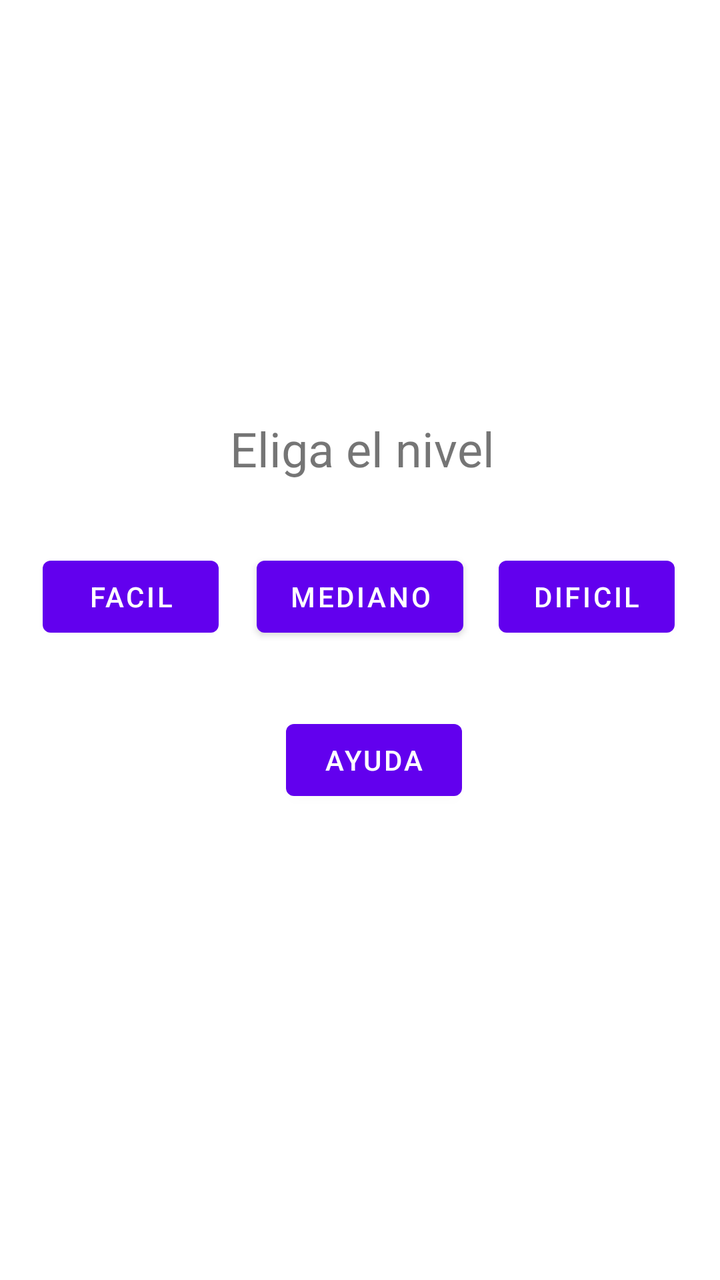
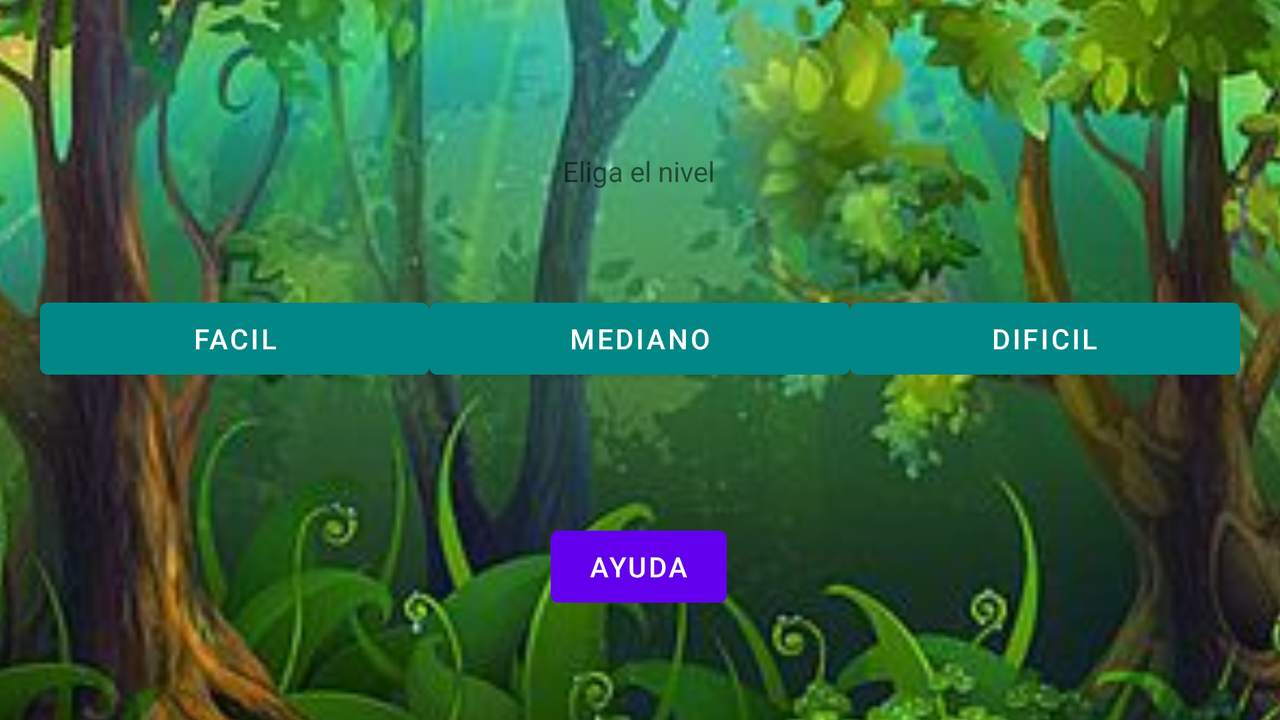

Compare how this app lays out the same screen by default and in its alternative resource folder. The renders come first, then the two layout files and the values they reference.
<!-- AndroidManifest.xml: application theme Theme.PersistenciaHilosySonidos -->
<!-- res/layout/activity_main.xml -->
<?xml version="1.0" encoding="utf-8"?>
<androidx.constraintlayout.widget.ConstraintLayout xmlns:android="http://schemas.android.com/apk/res/android"
    xmlns:app="http://schemas.android.com/apk/res-auto"
    xmlns:tools="http://schemas.android.com/tools"
    android:layout_width="match_parent"
    android:layout_height="match_parent"
    tools:context=".MainActivity">

    <ImageView
        android:id="@+id/imageView2"
        android:layout_width="527dp"
        android:layout_height="934dp"
        android:layout_marginBottom="4dp"
        app:layout_constraintBottom_toBottomOf="parent"
        app:layout_constraintEnd_toEndOf="parent"
        app:layout_constraintHorizontal_bias="0.335"
        app:layout_constraintStart_toStartOf="parent"
        app:srcCompat="@drawable/img_inicio" />

    <TextView
        android:id="@+id/textView2"
        android:layout_width="wrap_content"
        android:layout_height="wrap_content"
        android:layout_marginStart="12dp"
        android:layout_marginTop="208dp"
        android:text="@string/elija_el_nivel"
        android:textSize="24dp"
        app:layout_constraintBottom_toTopOf="@+id/button8"
        app:layout_constraintEnd_toEndOf="parent"

        app:layout_constraintHorizontal_bias="0.477"
        app:layout_constraintStart_toStartOf="parent"
        app:layout_constraintTop_toTopOf="parent"
        app:layout_constraintVertical_bias="0.0" />

    <Button
        android:id="@+id/button"
        android:layout_width="wrap_content"
        android:layout_height="wrap_content"
        android:layout_marginEnd="5dp"
        android:text="@string/dificil"
        app:layout_constraintBaseline_toBaselineOf="@+id/button7"
        app:layout_constraintEnd_toEndOf="parent"
        app:layout_constraintStart_toEndOf="@+id/button7" />

    <Button
        android:id="@+id/button2"
        android:layout_width="wrap_content"
        android:layout_height="wrap_content"
        android:layout_marginStart="3dp"
        android:layout_marginEnd="1dp"
        android:text="@string/facil"
        app:layout_constraintBaseline_toBaselineOf="@+id/button7"
        app:layout_constraintEnd_toStartOf="@+id/button7"
        app:layout_constraintStart_toStartOf="parent" />

    <Button
        android:id="@+id/button7"
        android:layout_width="wrap_content"
        android:layout_height="wrap_content"
        android:text="@string/mediano"
        app:layout_constraintBottom_toTopOf="@+id/button8"
        app:layout_constraintEnd_toEndOf="parent"
        app:layout_constraintHorizontal_bias="0.5"
        app:layout_constraintStart_toStartOf="parent"
        app:layout_constraintTop_toBottomOf="@+id/textView2" />

    <Button
        android:id="@+id/button8"
        android:layout_width="wrap_content"
        android:layout_height="wrap_content"
        android:layout_marginStart="12dp"
        android:layout_marginBottom="236dp"
        android:onClick="siguientePantalla"
        android:text="@string/ayuda"
        app:layout_constraintBottom_toBottomOf="parent"
        app:layout_constraintEnd_toEndOf="parent"
        app:layout_constraintHorizontal_bias="0.504"
        app:layout_constraintStart_toStartOf="parent"
        tools:ignore="UsingOnClickInXml" />

</androidx.constraintlayout.widget.ConstraintLayout>
<!-- resources referenced by this layout -->
<resources>
  <string name="ayuda">Ayuda</string>
  <string name="dificil">Dificil</string>
  <string name="elija_el_nivel">Eliga el nivel</string>
  <string name="facil">Facil</string>
  <string name="mediano">Mediano</string>
  <style name="Theme.PersistenciaHilosySonidos" parent="Theme.MaterialComponents.DayNight.DarkActionBar">
          
          <item name="colorPrimary">@color/purple_500</item>
          <item name="colorPrimaryVariant">@color/purple_700</item>
          <item name="colorOnPrimary">@color/white</item>
          
          <item name="colorSecondary">@color/teal_200</item>
          <item name="colorSecondaryVariant">@color/teal_700</item>
          <item name="colorOnSecondary">@color/black</item>
          
          <item name="android:statusBarColor" tools:targetApi="l">?attr/colorPrimaryVariant</item>
          
      </style>
</resources>
<!-- res/layout-land/activity_main.xml (the repository's variant of the layout above) -->
<!-- drawn on the phone turned sideways -->
<?xml version="1.0" encoding="utf-8"?>
<androidx.constraintlayout.widget.ConstraintLayout xmlns:android="http://schemas.android.com/apk/res/android"
    xmlns:app="http://schemas.android.com/apk/res-auto"
    xmlns:tools="http://schemas.android.com/tools"
    android:layout_width="match_parent"
    android:layout_height="match_parent"
    >

    <ImageView
        android:id="@+id/imageView"
        android:layout_width="1218dp"
        android:layout_height="692dp"
        android:backgroundTint="@color/white"
        android:text="@string/elija_el_nivel"
        android:textSize="30sp"
        app:layout_constraintBottom_toBottomOf="parent"
        app:layout_constraintEnd_toEndOf="parent"
        app:layout_constraintStart_toStartOf="parent"
        app:layout_constraintTop_toTopOf="parent"
        app:srcCompat="@drawable/img" />

    <TextView
        android:id="@+id/textView"
        android:layout_width="wrap_content"
        android:layout_height="wrap_content"
        android:text="@string/elija_el_nivel"
        app:layout_constraintBottom_toTopOf="@+id/linearLayout"
        app:layout_constraintEnd_toEndOf="parent"
        app:layout_constraintHorizontal_bias="0.499"
        app:layout_constraintStart_toStartOf="parent"
        app:layout_constraintTop_toTopOf="parent"
        app:layout_constraintVertical_bias="0.714" />

    <LinearLayout
        android:id="@+id/linearLayout"
        android:layout_width="match_parent"
        android:layout_height="wrap_content"
        android:orientation="horizontal"
        android:padding="20dp"
        app:layout_constraintBottom_toBottomOf="parent"
        app:layout_constraintEnd_toEndOf="parent"
        app:layout_constraintHorizontal_bias="1.0"
        app:layout_constraintStart_toStartOf="parent"
        app:layout_constraintTop_toTopOf="parent"
        app:layout_constraintVertical_bias="0.498">

        <Button
            android:id="@+id/button3"
            android:layout_width="wrap_content"
            android:layout_height="wrap_content"
            android:layout_marginBottom="20dp"
            android:layout_weight="1"
            android:backgroundTint="@color/teal_700"
            android:text="@string/facil"

            />

        <Button
            android:id="@+id/button4"
            android:layout_width="wrap_content"
            android:layout_height="wrap_content"
            android:layout_marginBottom="20dp"
            android:layout_weight="1"
            android:backgroundTint="@color/teal_700"
            android:text="@string/mediano" />

        <Button
            android:id="@+id/button5"
            android:layout_width="wrap_content"
            android:layout_height="wrap_content"
            android:layout_marginBottom="20dp"
            android:layout_weight="1"
            android:backgroundTint="@color/teal_700"
            android:text="@string/dificil" />
    </LinearLayout>

    <Button
        android:id="@+id/button6"
        android:layout_width="wrap_content"
        android:layout_height="wrap_content"
        android:layout_marginTop="134dp"
        android:text="@string/ayuda"
        android:onClick="siguientePantalla"
        app:layout_constraintBottom_toBottomOf="parent"
        app:layout_constraintEnd_toEndOf="parent"
        app:layout_constraintHorizontal_bias="0.499"
        app:layout_constraintStart_toStartOf="parent"
        app:layout_constraintTop_toTopOf="@+id/linearLayout"
        app:layout_constraintVertical_bias="0.0"
        tools:ignore="UsingOnClickInXml" />



</androidx.constraintlayout.widget.ConstraintLayout>
<!-- resources referenced by the variant -->
<!-- as the phone turned sideways resolves them -->
<resources>
  <!-- drawable img: png bitmap (drawable, 389167 bytes) -->
  <string name="ayuda">Ayuda</string>
  <string name="dificil">Dificil</string>
  <string name="elija_el_nivel">Eliga el nivel</string>
  <string name="facil">Facil</string>
  <string name="mediano">Mediano</string>
  <style name="Theme.PersistenciaHilosySonidos" parent="Theme.MaterialComponents.DayNight.DarkActionBar">
          
          <item name="colorPrimary">@color/purple_500</item>
          <item name="colorPrimaryVariant">@color/purple_700</item>
          <item name="colorOnPrimary">@color/white</item>
          
          <item name="colorSecondary">@color/teal_200</item>
          <item name="colorSecondaryVariant">@color/teal_700</item>
          <item name="colorOnSecondary">@color/black</item>
          
          <item name="android:statusBarColor" tools:targetApi="l">?attr/colorPrimaryVariant</item>
          
      </style>
</resources>
